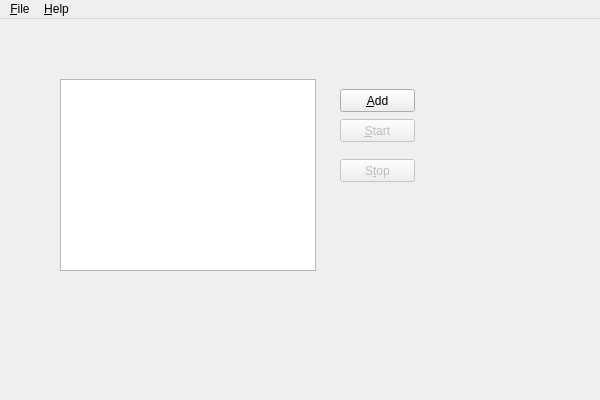
<?xml version="1.0" encoding="UTF-8"?>
<ui version="4.0">
 <class>MainWindow</class>
 <widget class="QMainWindow" name="MainWindow">
  <property name="geometry">
   <rect>
    <x>0</x>
    <y>0</y>
    <width>600</width>
    <height>400</height>
   </rect>
  </property>
  <property name="windowTitle">
   <string>Crypto Miner</string>
  </property>
  <widget class="QWidget" name="centralWidget">
   <widget class="QTreeView" name="miningView">
    <property name="geometry">
     <rect>
      <x>60</x>
      <y>60</y>
      <width>256</width>
      <height>192</height>
     </rect>
    </property>
    <property name="rootIsDecorated">
     <bool>false</bool>
    </property>
    <property name="itemsExpandable">
     <bool>false</bool>
    </property>
   </widget>
   <widget class="QPushButton" name="miningUnitAdd">
    <property name="geometry">
     <rect>
      <x>340</x>
      <y>70</y>
      <width>75</width>
      <height>23</height>
     </rect>
    </property>
    <property name="text">
     <string>&amp;Add</string>
    </property>
   </widget>
   <widget class="QPushButton" name="miningUnitStart">
    <property name="enabled">
     <bool>false</bool>
    </property>
    <property name="geometry">
     <rect>
      <x>340</x>
      <y>100</y>
      <width>75</width>
      <height>23</height>
     </rect>
    </property>
    <property name="text">
     <string>&amp;Start</string>
    </property>
   </widget>
   <widget class="QPushButton" name="miningUnitStop">
    <property name="enabled">
     <bool>false</bool>
    </property>
    <property name="geometry">
     <rect>
      <x>340</x>
      <y>140</y>
      <width>75</width>
      <height>23</height>
     </rect>
    </property>
    <property name="text">
     <string>S&amp;top</string>
    </property>
   </widget>
  </widget>
  <widget class="QMenuBar" name="menuBar">
   <property name="geometry">
    <rect>
     <x>0</x>
     <y>0</y>
     <width>600</width>
     <height>21</height>
    </rect>
   </property>
   <widget class="QMenu" name="menu_File">
    <property name="title">
     <string>&amp;File</string>
    </property>
    <addaction name="actionE_xit"/>
   </widget>
   <widget class="QMenu" name="menu_Help">
    <property name="title">
     <string>&amp;Help</string>
    </property>
    <addaction name="actionSendFeedback"/>
    <addaction name="actionAbout"/>
   </widget>
   <addaction name="menu_File"/>
   <addaction name="menu_Help"/>
  </widget>
  <action name="actionE_xit">
   <property name="text">
    <string>E&amp;xit</string>
   </property>
  </action>
  <action name="actionSendFeedback">
   <property name="text">
    <string>&amp;Send feedback</string>
   </property>
  </action>
  <action name="actionAbout">
   <property name="text">
    <string>&amp;About</string>
   </property>
  </action>
 </widget>
 <layoutdefault spacing="6" margin="11"/>
 <resources>
  <include location="mainwindow.qrc"/>
 </resources>
 <connections>
  <connection>
   <sender>actionE_xit</sender>
   <signal>triggered()</signal>
   <receiver>MainWindow</receiver>
   <slot>close()</slot>
   <hints>
    <hint type="sourcelabel">
     <x>-1</x>
     <y>-1</y>
    </hint>
    <hint type="destinationlabel">
     <x>299</x>
     <y>199</y>
    </hint>
   </hints>
  </connection>
 </connections>
</ui>
